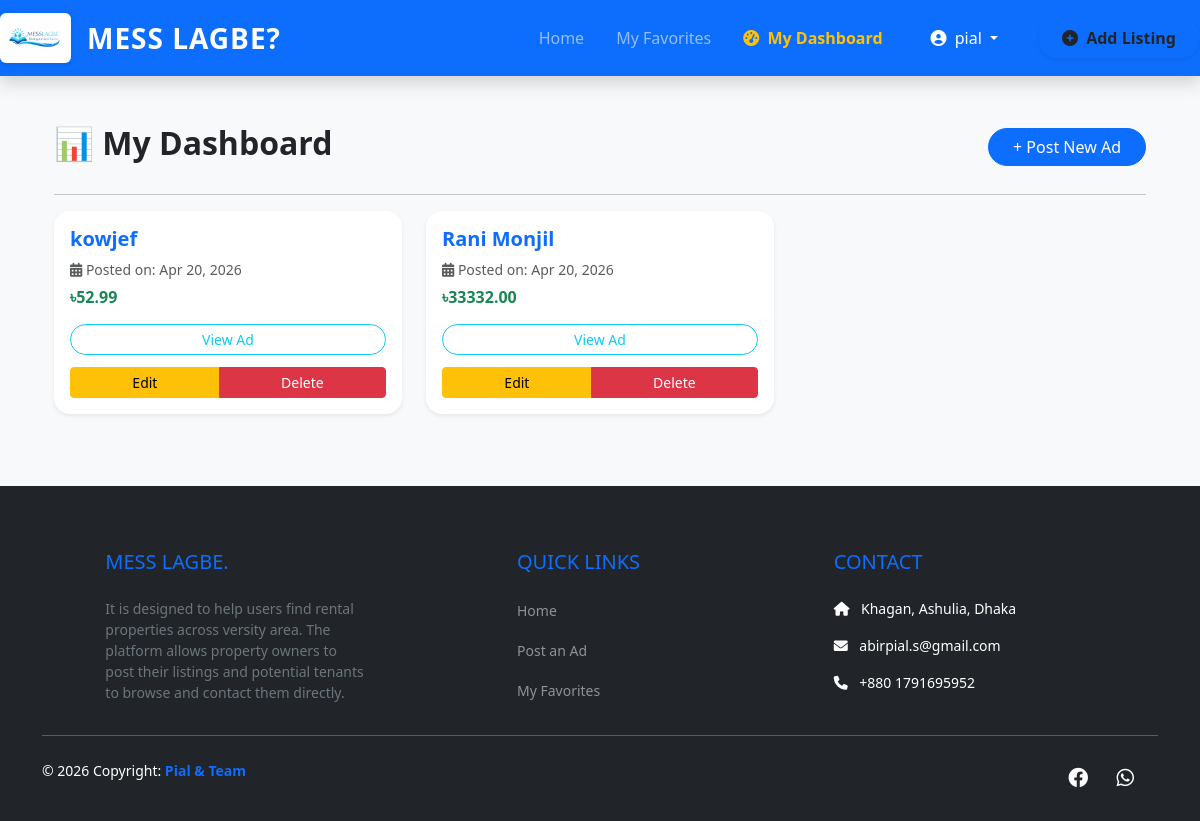
Before: /my-ads/ (signed in) with the older database file.
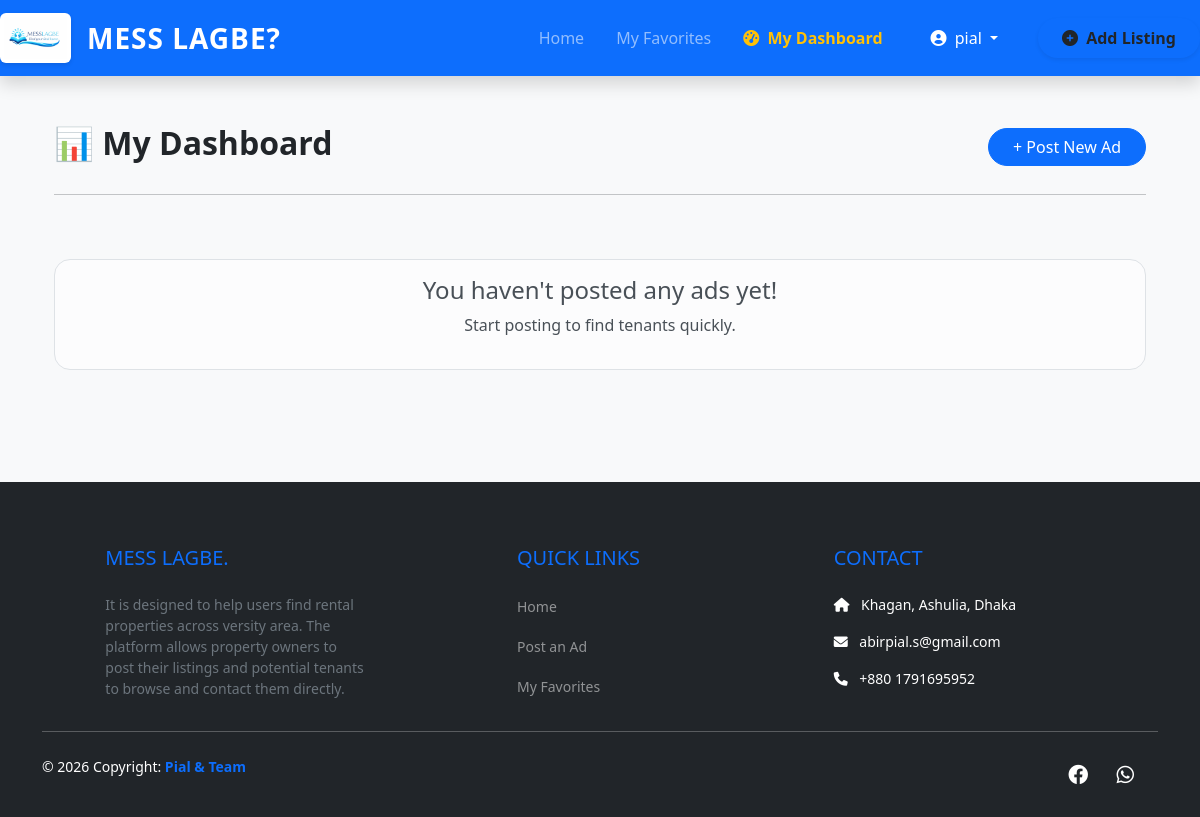
After: the same page with the newer database file.
### listings/models.py (models this page shows, shortened)
class Listing(models.Model):
    host = models.ForeignKey(
        settings.AUTH_USER_MODEL,
        on_delete=models.CASCADE,
        related_name='listings'
    )
    image = models.ImageField(upload_to='listings/', null=True, blank=True)
    phone_number = models.CharField(max_length=15, help_text="Contact number for this property")
    title = models.CharField(max_length=200, help_text="e.g. 2 Room flat for rent in Dhanmondi")
    description = models.TextField()
    location = models.CharField(max_length=150)
    price = models.DecimalField(max_digits=10, decimal_places=2)
    bedrooms = models.IntegerField()
    created_at = models.DateTimeField(auto_now_add=True)

### listings/views.py (the view)
# urls.py: path('my-ads/', views.my_listings, name='my_listings'),
@login_required(login_url='/accounts/login/')
def my_listings(request):
    user_ads = Listing.objects.filter(host=request.user).order_by('-created_at')
    return render(request, 'listings/my_listings.html', {'user_ads': user_ads})

### templates/listings/my_listings.html (shortened to what this page needs)
{% extends 'base.html' %}
{% block content %}
<div class="container mt-4">
    <div class="d-flex justify-content-between align-items-center mb-4">
        <h2 class="fw-bold">📊 My Dashboard</h2>
        <a href="{% url 'create_listing' %}" class="btn btn-primary rounded-pill px-4">+ Post New Ad</a>
    </div>
    <hr>
    <div class="row">
        {% if user_ads %}
            {% for ad in user_ads %}
                <div class="col-md-4 mb-4">
                    <div class="card h-100 border-0 shadow-sm rounded-4 overflow-hidden">
                        <div class="card-body">
                            <h5 class="card-title fw-bold text-primary">{{ ad.title }}</h5>
                            <p class="text-muted small mb-2"><i class="fas fa-calendar-alt"></i> Posted on: {{ ad.created_at|date:"M d, Y" }}</p>
                            <h6 class="text-success fw-bold">৳{{ ad.price }}</h6>
                            <div class="d-grid gap-2 mt-3">
                                <a href="{% url 'listing_detail' ad.id %}" class="btn btn-outline-info btn-sm rounded-pill">View Ad</a>
                                <div class="btn-group w-100 mt-1">
                                 <a href="{% url 'edit_listing' ad.id %}" class="btn btn-warning btn-sm">Edit</a>
                                 <a href="{% url 'delete_listing' ad.id %}" class="btn btn-danger btn-sm">Delete</a>
                    </div>
                            </div>
                        </div>
                    </div>
                </div>
            {% endfor %}
        {% else %}
            <div class="col-12 text-center py-5">
                <div class="alert alert-light border rounded-4">
                    <h4>You haven't posted any ads yet!</h4>
                    <p>Start posting to find tenants quickly.</p>
                </div>
            </div>
        {% endif %}
    </div>
</div>
{% endblock %}

Changed rows visible on the page:
removed Listing: title "kowjef", created_at "Apr 20, 2026", price "52.99"
removed Listing: title "Rani Monjil", created_at "Apr 20, 2026", price "33332.00"
Other visible differences:
text now shown: "You haven't posted any ads yet! Start posting to find tenants quickly."
